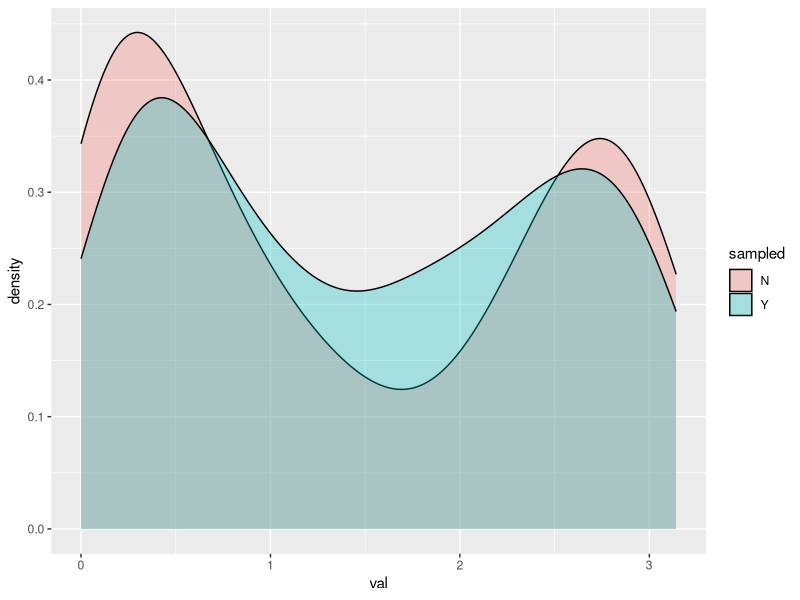

This figure's R source:
library(ggplot2)

t <- read.csv('../stats/stem_stem_orientations.csv', head=F, sep=' ')
ts <- read.csv('../stats/stem_stem_orientations_sampled.csv', head=F, sep=' ')


length(t[t$V1 < 20,]$V1)
min_dist = 0
max_dist = 22

t1 <- t[t$V1 < max_dist & t$V1 > min_dist,]
ts1 <- ts[ts$V1 < max_dist & ts$V1 > min_dist,]

tnew <- data.frame(val=t1$V3, sampled="N")
tsnew <- data.frame(val=ts1$V3, sampled="Y")
anew <- rbind(tnew, tsnew)

length(t1$V3)
length(ts1$V3)

ggplot(anew, aes(x=val, fill=sampled)) + geom_density(alpha=.3)


